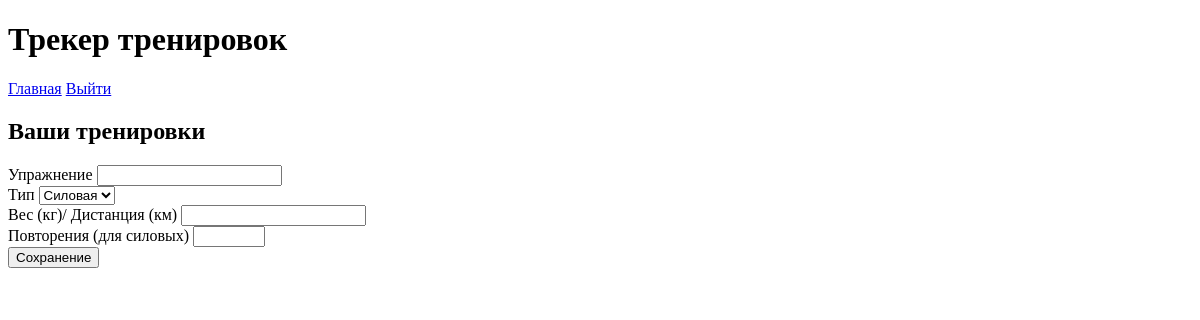
Page / (signed in) on the earlier database version.
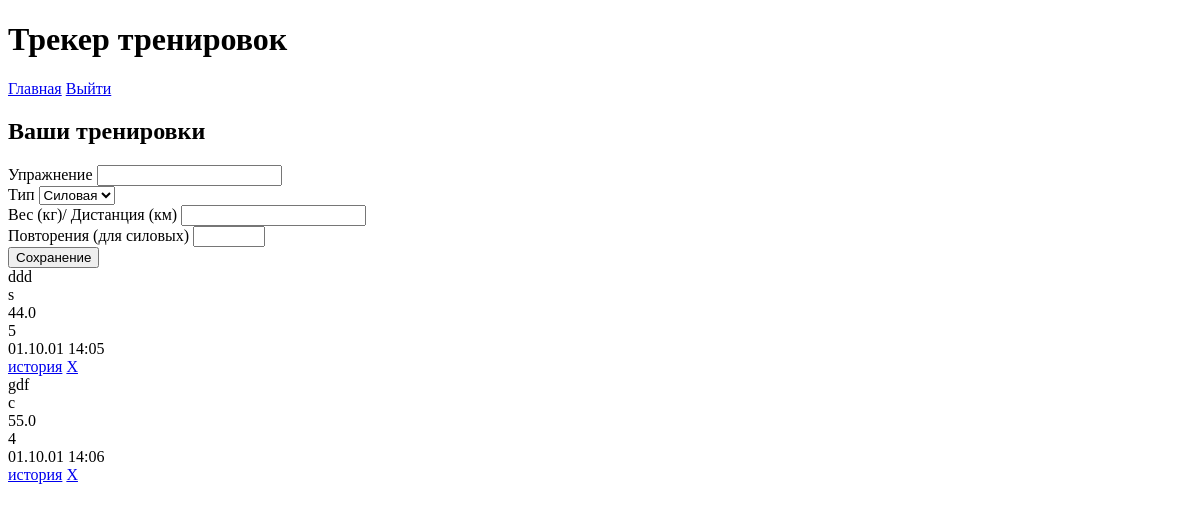
Same page on the later database version.
### models.py (models this page shows)
class Exercises(db.Model):
    __tablename__ = 'exercises'
    id = db.Column(db.Integer, primary_key=True)
    title = db.Column(db.String(64), nullable=False)
    category = db.Column(db.String(64), default="s")
    value = db.Column(db.Float, nullable=False)
    repeat = db.Column(db.Integer, nullable=True)
    date = db.Column(db.DateTime, default=datetime.now())

### app.py (the view, shortened to what this page needs)
@app.route('/',  methods=['GET', 'POST'])
def index():
    if check_user_in_session():
        form = ExerciseForm()
        exercises = Exercises.query.all()
        return render_template('index.html', form=form, exercises=exercises)
    else:
        return redirect(url_for('login'))

### forms.py
class ExerciseForm(FlaskForm):
    title = StringField("Упражнение", validators=[DataRequired(), Length(1, 64)])
    category = SelectField("Тип", choices=[("s", "Силовая"),  ("с", "Кардио")])
    value = FloatField("Вес (кг)/ Дистанция (км)", validators=[DataRequired(), NumberRange(min=0, max=1000)])
    repeat = IntegerField("Повторения (для силовых)", validators=[Optional(), NumberRange(min=1, max=1000)])
    submit = SubmitField('Сохранение')

### app.py (called while the page is built)
def check_user_in_session():
    is_user = session.get('user_id')
    if is_user:
        return True
    else:
        return False

### templates/index.html (shortened to what this page needs)
{% extends 'base.html' %}
{% block content %}
<h2>Ваши тренировки</h2>
<form method="post">
    <div class="exexercise-field">
        {{ form.title.label }}
        {{ form.title() }}
    </div>
    <div class="exexercise-field">
        {{ form.category.label }}
        {{ form.category() }}
    </div>
    <div class="exexercise-field">
        {{ form.value.label }}
        {{ form.value() }}
    </div>
    <div class="exexercise-field">
        {{ form.repeat.label }}
        {{ form.repeat() }}
    </div>
    <div class="exexercise-field">
        {{ form.submit() }}
    </div>
</form>
<div class="exercises">
    {% for exercise in exercises %}
    <div class ="exercise">
            <div class ="exercise-field">
                {{ exercise.title }}
            </div>
             <div class ="exercise-field">
                {{ exercise.category }}
             </div>
            <div class ="exercise-field">
                {{ exercise.value }}
            </div>
            <div class ="exercise-field">
                {{ exercise.repeat }}
            </div>
            <div class ="exercise-field">
                {{ exercise.date.strftime('%d.%m.%d %H:%M') }}
            </div>
            <div class ="exercise-field">
                <a href="exercise/history/{{ exercise.id }}">история</a>
                <a href="exercise/delete/{{ exercise.id }}">X</a>
            </div>
    </div>
    {% endfor %}
</div>
{% endblock %}

### templates/base.html (shortened to what this page needs)
<!doctype html>
<html lang="ru">
<head>
    <link rel="stylesheet" href= "{{ url_for('static', filename='css/style.css') }}">
</head>
    <body>
         <div id="header">
             <h1>Трекер тренировок</h1>
             <a href="/">Главная</a>
             <a href="/logout">Выйти</a>
         </div>
         <div id="content">
             {% block content %}{% endblock %}
         </div>
    </body>
</html>

Differences in the rows shown:
added Exercises: title "ddd", category "s", value "44.0", repeat "5", date "01.10.01 14:05"
added Exercises: title "gdf", category "с", value "55.0", repeat "4", date "01.10.01 14:06"
